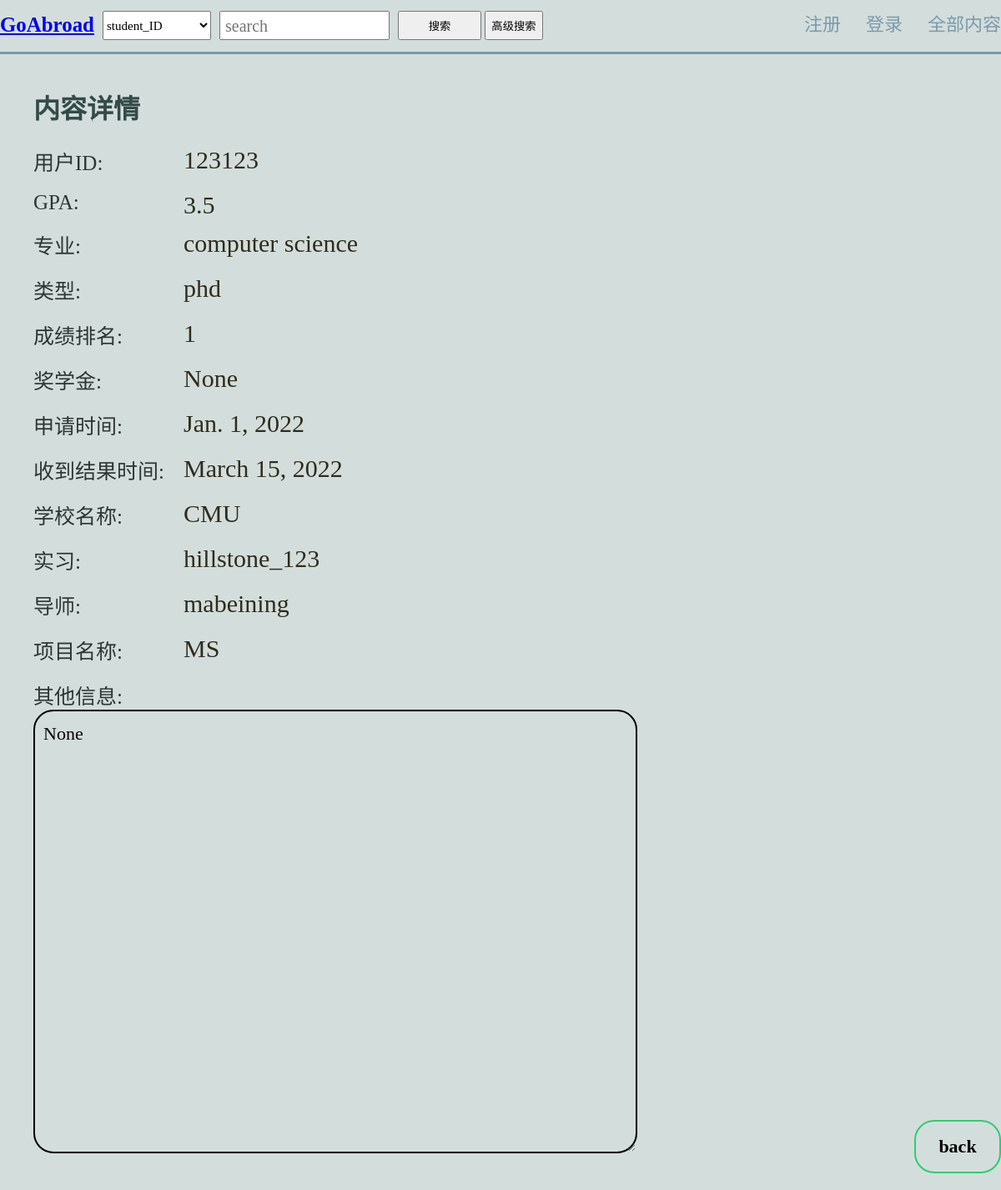
The app's page /GoAbroad/detail/123123/ with its own data.
### GoAbroad/models.py (models this page shows)
class Student(models.Model):
    student_ID = models.CharField(max_length=200, primary_key=True)
    type = models.CharField(max_length=200, null=True, blank=True)
    GPA = models.FloatField(null=True, blank=True)
    Rank = models.CharField(max_length=200, null=True, blank=True)
    scholarship = models.CharField(max_length=200, null=True, blank=True)
    Hand_in_date = models.DateField(null=True, blank=True)
    get_offer_date = models.DateField(null=True, blank=True)
    major = models.ForeignKey("Major", null=True, blank=True, default='', on_delete=models.CASCADE)
    program_name = models.ForeignKey("Program", null=True, blank=True, default='', on_delete=models.CASCADE)
    teacher_name = models.ForeignKey("Teacher", null=True, blank=True, default='', on_delete=models.CASCADE)
    school_name = models.ForeignKey("School", null=True, blank=True, default='', on_delete=models.CASCADE)
    practice = models.ForeignKey("Practice", null=True, blank=True, default='', on_delete=models.CASCADE)
    other = models.CharField(max_length=10000, null=True, blank=True)

class Major(models.Model):
    major = models.CharField(max_length=200, primary_key=True)
    short = models.CharField(max_length=200, null=True, blank=True)

class School(models.Model):
    school_name = models.CharField(max_length=200, primary_key=True)
    qs_rank = models.IntegerField(null=True, blank=True)
    enrollment = models.IntegerField(null=True, blank=True)
    final_number = models.IntegerField(null=True, blank=True)
    enrollment_for_bupt = models.IntegerField(null=True, blank=True)

class Practice(models.Model):
    company_name = models.CharField(max_length=200, primary_key=True)
    leader_name = models.CharField(max_length=200, null=True, blank=True)
    work_time = models.CharField(max_length=200, null=True, blank=True)
    payment = models.FloatField(null=True, blank=True)
    house = models.CharField(max_length=200, null=True, blank=True)
    rent = models.FloatField(null=True, blank=True)

class Teacher(models.Model):
    teacher_name = models.CharField(max_length=200, primary_key=True)
    major = models.ForeignKey(Major, on_delete=models.CASCADE)
    school_name = models.ForeignKey(School, on_delete=models.CASCADE)

class Program(models.Model):
    program_name = models.CharField(max_length=200, primary_key=True)
    nation = models.CharField(max_length=200, null=True, blank=True)
    awards = models.CharField(max_length=200, null=True, blank=True)  # 奖学金情况
    plan = models.IntegerField(null=True, blank=True)  # 招生人数
    teacher_name = models.ForeignKey(Teacher, on_delete=models.CASCADE)

### GoAbroad/views.py (the view)
# urls.py: path('detail/<str:stu_id>/',views.blog_detail,name='blog_detail'),
def blog_detail(request,stu_id):
    student= get_object_or_404(Student,student_ID=stu_id)
    print(student.practice)
    context = {'ID': student.student_ID, 'GPA': student.GPA, 'major': student.major,
               'type': student.type, 'Rank': student.Rank,'scholarship':student.scholarship,
               'Hand_in_date' : student.Hand_in_date, 'get_offer_date':student.get_offer_date,
               'practice': student.practice,
               'program_name':student.program_name,'teacher_name':student.teacher_name,'school_name':student.school_name,
               'other':student.other
               }
    return render(request, 'blog_detail.html', context)

### GoAbroad/templates/GoAbroad/blog_detail.html (shortened to what this page needs)
<!DOCTYPE html>
<html lang="zh">
{% extends 'base.html'%}
{% block content %}
<head>
</head>
<body>
<form action="/GoAbroad/input/" method="post">
<div class="box" >
    <h1>内容详情</h1>
    <p>
        <span class="title">用户ID:</span>
        <span class="data">{{ID}}</span>
    </p><br>
    <p>
        <span class="title">GPA:</span>
        <span class="data">{{GPA}}</span>
    </p><br>
    <p>
        <span class="title">专业:</span>
        <span class="data">{{major.major}}</span>
    </p><br>
    <p>
        <span class="title">类型:</span>
        <span class="data">{{type}}</span>
    </p><br>
    <p>
        <span class="title">成绩排名:</span>
        <span class="data">{{Rank}}</span>
    </p><br>
    <p>
        <span class="title">奖学金:</span>
        <span class="data">{{scholarship}}</span>
    </p><br>
    <p>
        <span class="title">申请时间: </span>
        <span class="data">{{Hand_in_date}}</span>
    </p><br>
    <p>
        <span class="title">收到结果时间:</span>
        <span class="data">{{get_offer_date}}</span>
    </p><br>
    <p>
        <span class="title">学校名称: </span>
        <span class="data">{{school_name.school_name}}</span>
    </p><br>
    <p>
        <span class="title">实习: </span>
        <span class="data">{{practice.company_name}}</span>
    </p><br>
    <p>
        <span class="title">导师: </span>
        <span class="data">{{teacher_name.teacher_name}}</span>
    </p><br>
    <p>
        <span class="title">项目名称: </span>
        <span class="data">{{program_name.program_name}}</span>
    </p><br>
    <p><span class="title">其他信息:</span></p>
     <textarea readonly>{{other}}</textarea><br>
    <a href="/GoAbroad/list/">back</a>
</div>
</form>
</body>
</html>
{% endblock %}

### GoAbroad/templates/GoAbroad/base.html (style rules this page uses)
* { margin: 0; padding: 0; }
html { background-color: #D3DEDC; background-repeat: no-repeat; }

### GoAbroad/templates/GoAbroad/blog_detail.html (style rules this page uses)
html,body { height: 100%; }
.box { width: 1000px; padding: 40px; }
.box h1 { color: #344B48; padding-bottom: 24px; }
.box p,textarea { color: black; font-family: "Yuanti SC"; font-size: 22px; -webkit-animation:myfirst 2s; }
.box a[href="/GoAbroad/list/"] { position: fixed; bottom: 0px; right: 0px; border: 0; text-decoration: none; background: none; display: block; margin: 20px auto; text-align: center; border: 2px solid #2ecc71; padding: 17px 10px; width: 80px; outline: none; color:black; border-radius: 24px; transition: 0.25s; font-family: "Yuanti SC"; font-size: 22px; font-weight: bold; }
textarea { width: 700px; height: 500px; background: none; border: 2px solid black; padding: 14px 10px; outline: none; color: black; border-radius: 24px; }
.box p .title { font-size: 25px; color: #2E3635; }
.box p .data { font-size: 30px; font-family: "Times New Roman"; color: #2f2c1c; position: absolute; left: 220px; }

### records on screen
Student: student_ID "123123", GPA "3.5", type "phd", Hand_in_date "Jan. 1, 2022", get_offer_date "March 15, 2022"
Major: major "computer science"
School: school_name "CMU"
Practice: company_name "hillstone_123"
Teacher: teacher_name "mabeining"
Program: program_name "MS"

### other values on screen
{{ Rank }} "1"
{{ scholarship }} "None"
